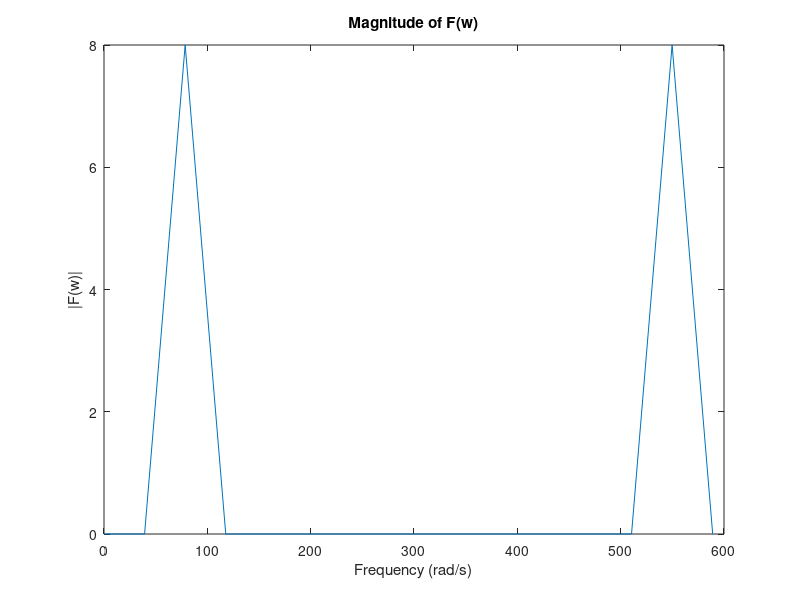

Reproduce this figure in MATLAB.
delta_t=0.01;
N=16;
t=(0:N-1)*delta_t;

f=cos(25*pi*t);

F=zeros(1, N);
for k=1:N;
    for n=1:N;
        F(k) = F(k)+f(n)*exp(-1i*2*pi*(k-1)*(n-1)/N);
    endfor
endfor
w=(0:N-1)*(2*pi/(N*delta_t))

plot(w, abs(F));
xlabel('Frequency (rad/s)');
ylabel('|F(w)|');
title('Magnitude of F(w)');